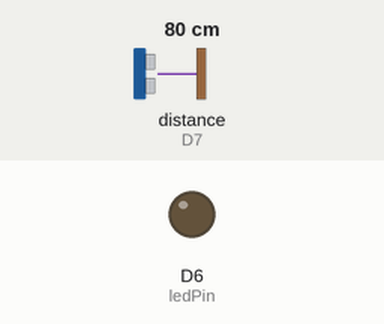
A sketch run on a simulated ESP8266 (NodeMCU). On the bench: output pins drawn as LEDs (lit = HIGH). Wiring (inferred from the names in the program): ultrasonic range finder: trigger D8; echo D7. The test bench sets the inputs (shaded band); at power-on: distance to the obstacle (sensor on D7) 80 cm. The echo pulse lasts 58.3 µs per cm; pins used as bus, display or sensor lines are not drawn; what the sketch prints to the serial monitor is not drawn.

Above: at 1.2 s.
1.3 s: distance to the obstacle (sensor on D7) set to 2 cm
2.8 s: distance to the obstacle (sensor on D7) set to 35 cm
At 3.6 s:
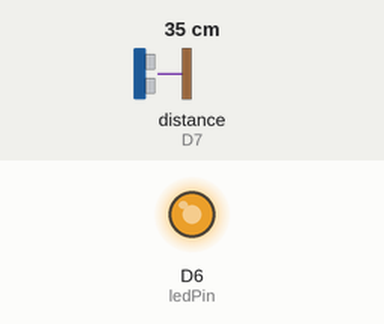
4.3 s: distance to the obstacle (sensor on D7) set to 4 cm
At 5.6 s:
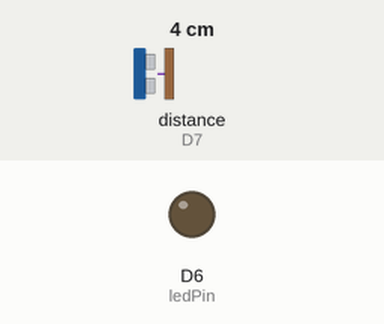
Timing chart, 0 to 7.3 s (numbered marks = the images above; inputs shaded):
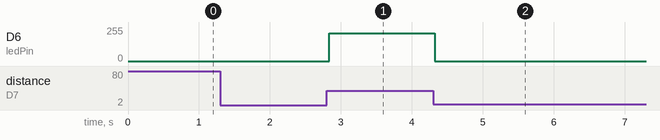

The sketch:

lissage1capteur_fonctionnel_.ino
```cpp
long duration; // variable for the duration of sound wave travel
int distance; // variable for the distance measurement
int echoPin = D7;
int trigPin = D8;
const int ledPin = D6;//the led attach to
int distObjet = 0;
int inputValue = 0;//variable to store the value coming from sensor
int outputValue = 0;//variable to store the output value
  int myArray[5] = {0,0,0,0,0};
  int monCompteur = 0;
  int monTotal = 0;
  int maMoy = 0;
  int maLimite = 0;

void setup() {
 Serial.begin(115200);
 pinMode(trigPin, OUTPUT); // Sets the trigPin as an OUTPUT
 pinMode(echoPin, INPUT); // Sets the echoPin as an INPUT
}

void loop() {
  if (maLimite ==5) {
    distObjet = maMoy;
  }
  maLimite++;
  // code de détection de distance qui donne la duration'
   digitalWrite(trigPin, LOW);
  delayMicroseconds(2);
  // Sets the trigPin HIGH (ACTIVE) for 10 microseconds
  digitalWrite(trigPin, HIGH);
  delayMicroseconds(10);
  digitalWrite(trigPin, LOW);
  // Reads the echoPin, returns the sound wave travel time in microseconds
  duration = pulseIn(echoPin, HIGH);
  // Calculating the distance
  distance = duration * 0.034 / 2; // Speed of sound wave divided by 2 (go and back)
  // Displays the distance on the Serial Monitor
  Serial.print("Distance: ");
  Serial.print(distance);
  Serial.println(" cm");
  int inputValue = distance;
  int outputValue = map(inputValue, 10, 2300, 0, 20000);


  myArray[monCompteur] = outputValue;

  // calcul de la moyenne
  for (int i = 0; i< 5; i = i+1){
    monTotal = myArray[i] + monTotal;
  }

  maMoy = monTotal / 5; // myArray.length fonction prédéfinie qui donne le nombre d'éléments dans un tableau

  monCompteur = monCompteur + 1;
  if (monCompteur == 5){
    monCompteur = 0;
  }

  if (maMoy >= (distObjet - 200)) {
    analogWrite(ledPin, 0);
  }
  else if (maMoy < distObjet) {
    analogWrite(ledPin, maMoy);
  }
//analogWrite(ledPin, maMoy);
  monTotal = 0;

  Serial.print("maMoy = ");
  Serial.println(maMoy);
  delay(5);
  Serial.println(distObjet);
}
```

Measured:
- after the input at 2.8 s, D6 (ledPin): 0/255 → 210/255 at once
- after the input at 4.3 s, D6 (ledPin): 210/255 → 0/255 at once
